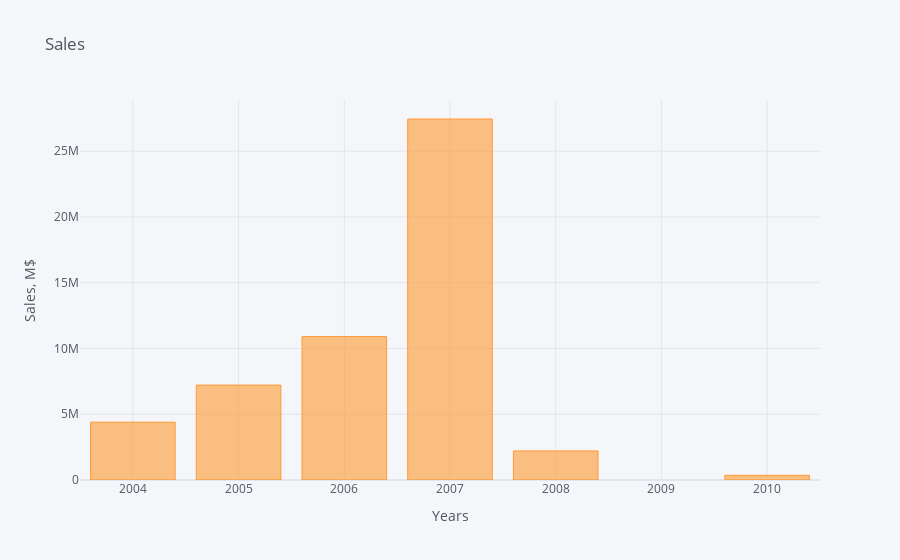

Write notebook code for a chart like this one.
### Markdown cell above
Посмотрим как распределялись доходы компании по годам. На графике заметно выделяется 2007 год по общей сумме продаж. Хороший видимо был год.

### Code cell
df[['Year of sale', 'Price']].groupby(by=['Year of sale']).sum().iplot(kind='bar', 
                                                                      xTitle='Years', 
                                                                      yTitle='Sales, M$',
                                                                      title='Sales');

### Figure 1 — Plotly figure (JSON) as saved in the notebook; plotly's stock layout.template omitted (floating-point values rounded to 4 significant figures)
{"data": [{"marker": {"color": "rgba(255, 153, 51, 0.6)", "line": {"color": "rgba(255, 153, 51, 1.0)", "width": 1}}, "name": "Price", "orientation": "v", "text": "", "type": "bar", "x": [2004, 2005, 2006, 2007, 2008, 2010], "y": [4397000.0, 7215000.0, 10910000.0, 27450000.0, 2212000.0, 357500.0]}], "layout": {"legend": {"bgcolor": "#F5F6F9", "font": {"color": "#4D5663"}}, "paper_bgcolor": "#F5F6F9", "plot_bgcolor": "#F5F6F9", "title": {"font": {"color": "#4D5663"}, "text": "Sales"}, "xaxis": {"gridcolor": "#E1E5ED", "showgrid": true, "tickfont": {"color": "#4D5663"}, "title": {"font": {"color": "#4D5663"}, "text": "Years"}, "zerolinecolor": "#E1E5ED"}, "yaxis": {"gridcolor": "#E1E5ED", "showgrid": true, "tickfont": {"color": "#4D5663"}, "title": {"font": {"color": "#4D5663"}, "text": "Sales, M$"}, "zerolinecolor": "#E1E5ED"}}}
